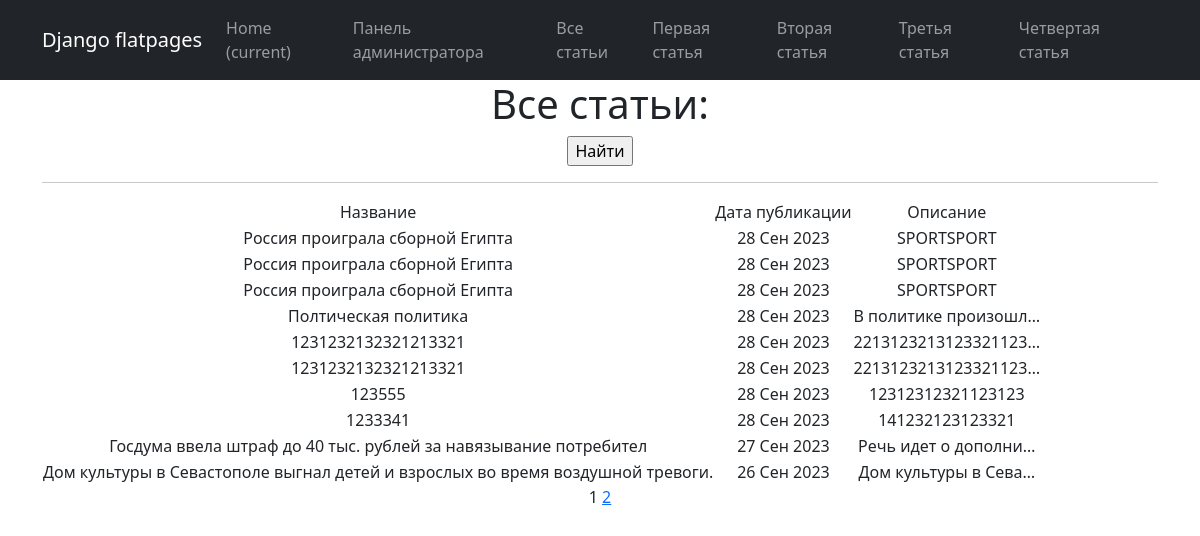
Page /news/ on the committed database.
### news/models.py (models this page shows, shortened)
class Post(models.Model):
    author = models.ForeignKey(Author, on_delete=models.CASCADE)
    name = models.CharField(max_length=100,choices = NewsArticles)
    time_in = models.DateTimeField (auto_now_add = True)
    categories = models.ManyToManyField(Category, through=PostCategory)
    title = models.CharField(max_length = 100)
    text = models.TextField()
    rating = models.IntegerField(default=0)

### news/views.py (the view)
# urls.py: path('', NewsList.as_view(), name='news'),
class NewsList(ListView):
    model = Post
    ordering = '-time_in'
    template_name = 'News.html'
    context_object_name = 'news'
    paginate_by = 10

### news/templatetags/custom_censor.py (called while the page is built)
def censor(value):
   STOP_LIST = [
   'редиска',
   'хрен',
   'блин',
   'писец',
   'писос'
]
   for word in STOP_LIST:
      value = value.replace(word, word[:1]+'*' * (len(word)-1))
   return value

### templates/news.html (shortened to what this page needs)
{% extends 'flatpages/default.html' %}
{% load custom_censor %}
{% block content %}
    <h1>Все статьи:</h1>
    <form action="/news/search" method="get">
        <input type="submit" value="Найти"/>
    </form>
    <hr>
    {%  if news %}
        <table>
            <tr>
                <td>Название</td>
                <td>Дата публикации</td>
                <td>Описание</td>
            </tr>
            {% for post in news %}
            <tr>
                <td>{{ post.title|censor}}</td>
                <td>{{ post.time_in|date:'d M Y' }}</td>
                <td>{{ post.text|truncatechars:20|censor }}</td>
            </tr>
            {% endfor %}
        </table>
    {% else %}
        <h2>Новостей нет!</h2>
    {% endif %}
    {{ page_obj.number }}
    {% if page_obj.has_next %}
        <a href="?page={{ page_obj.next_page_number }}">{{ page_obj.next_page_number }}</a>
    {% endif %}
{% endblock content %}

### templates/flatpages/default.html (shortened to what this page needs)
<!DOCTYPE html>
<html lang="en">
    <head>
        {% load static %}
        <link href="{% static 'css/styles.css' %}" rel="stylesheet" />
    </head>
    <body>
        <nav class="navbar navbar-expand-lg navbar-dark bg-dark static-top">
            <div class="container">
                <a class="navbar-brand" href="#">Django flatpages</a>
                <div class="collapse navbar-collapse" id="navbarResponsive">
                    <ul class="navbar-nav ml-auto">
                        <li class="nav-item active">
                            <a class="nav-link" href="#">Home
                                <span class="sr-only">(current)</span>
                            </a>
                        </li>
                        <li class="nav-item">
                            <a class="nav-link" href="/admin">Панель администратора</a>
                        </li>
                        <li class="nav-item">
                            <a class="nav-link" href="/news">Все статьи</a>
                        </li>
                        <li class="nav-item">
                            <a class="nav-link" href="/news/1">Первая статья</a>
                        </li>
                        <li class="nav-item">
                            <a class="nav-link" href="/news/2">Вторая статья</a>
                        </li>
                        <li class="nav-item">
                            <a class="nav-link" href="/news/3">Третья статья</a>
                        </li>
                        <li class="nav-item">
                            <a class="nav-link" href="/news/4">Четвертая статья</a>
                        </li>
                    </ul>
                </div>
            </div>
         </nav>
        <div class="container">
            <div class="row">
                <div class="col-lg-12 text-center">
                    {% block content %}
                    {% endblock content %}
                </div>
            </div>
         </div>
    </body>
</html>

### rows in the picture
Post: title|censor "Россия проиграла сборной Египта", time_in "28 Сен 2023", text|censor "SPORTSPORT"
Post: title|censor "Россия проиграла сборной Египта", time_in "28 Сен 2023", text|censor "SPORTSPORT"
Post: title|censor "Россия проиграла сборной Египта", time_in "28 Сен 2023", text|censor "SPORTSPORT"
Post: title|censor "Полтическая политика", time_in "28 Сен 2023", text|censor "В политике произошл…"
Post: title|censor "1231232132321213321", time_in "28 Сен 2023", text|censor "2213123213123321123…"
Post: title|censor "1231232132321213321", time_in "28 Сен 2023", text|censor "2213123213123321123…"
Post: title|censor "123555", time_in "28 Сен 2023", text|censor "12312312321123123"
Post: title|censor "1233341", time_in "28 Сен 2023", text|censor "141232123123321"
Post: title|censor "Госдума ввела штраф до 40 тыс. рублей за навязывание потребител", time_in "27 Сен 2023", text|censor "Речь идет о дополни…"
Post: title|censor "Дом культуры в Севастополе выгнал детей и взрослых во время воздушной тревоги.", time_in "26 Сен 2023", text|censor "Дом культуры в Сева…"

### other values in the picture
{{ page_obj.number }} "1"
{{ page_obj.next_page_number }} "2"
